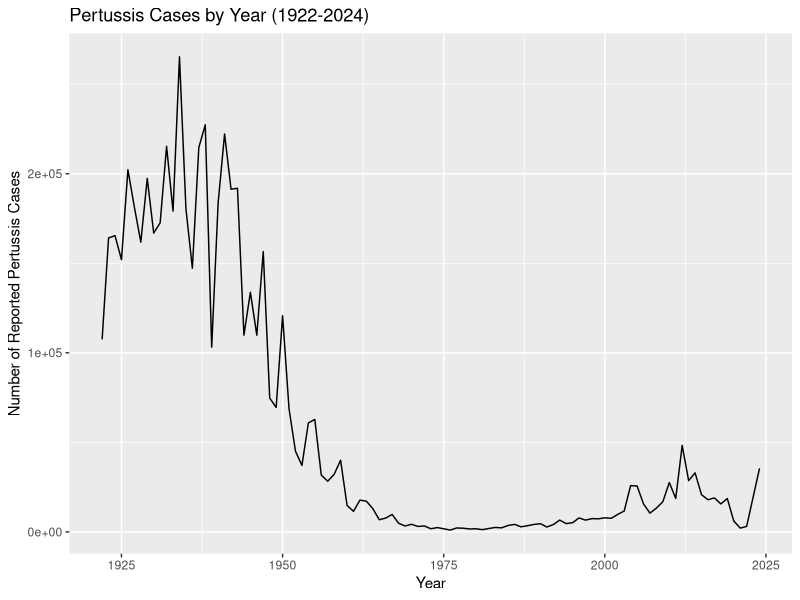
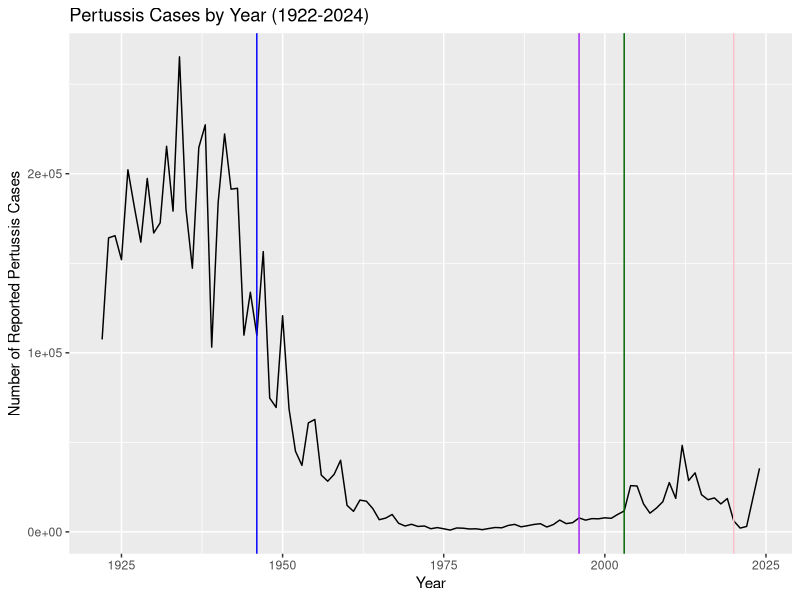

Write the R code that produced these figures, in order. (Note: this script raises an error after producing the figures.)
## ---- chunk 1
cdc <- data.frame(
  year = c(1922L,1923L,1924L,1925L,
           1926L,1927L,1928L,1929L,1930L,1931L,
           1932L,1933L,1934L,1935L,1936L,
           1937L,1938L,1939L,1940L,1941L,1942L,
           1943L,1944L,1945L,1946L,1947L,
           1948L,1949L,1950L,1951L,1952L,
           1953L,1954L,1955L,1956L,1957L,1958L,
           1959L,1960L,1961L,1962L,1963L,
           1964L,1965L,1966L,1967L,1968L,1969L,
           1970L,1971L,1972L,1973L,1974L,
           1975L,1976L,1977L,1978L,1979L,1980L,
           1981L,1982L,1983L,1984L,1985L,
           1986L,1987L,1988L,1989L,1990L,
           1991L,1992L,1993L,1994L,1995L,1996L,
           1997L,1998L,1999L,2000L,2001L,
           2002L,2003L,2004L,2005L,2006L,2007L,
           2008L,2009L,2010L,2011L,2012L,
           2013L,2014L,2015L,2016L,2017L,2018L,
           2019L,2020L,2021L,2022L, 2024L),
  cases = c(107473,164191,165418,152003,
                                   202210,181411,161799,197371,
                                   166914,172559,215343,179135,265269,
                                   180518,147237,214652,227319,103188,
                                   183866,222202,191383,191890,109873,
                                   133792,109860,156517,74715,69479,
                                   120718,68687,45030,37129,60886,
                                   62786,31732,28295,32148,40005,
                                   14809,11468,17749,17135,13005,6799,
                                   7717,9718,4810,3285,4249,3036,
                                   3287,1759,2402,1738,1010,2177,2063,
                                   1623,1730,1248,1895,2463,2276,
                                   3589,4195,2823,3450,4157,4570,
                                   2719,4083,6586,4617,5137,7796,6564,
                                   7405,7298,7867,7580,9771,11647,
                                   25827,25616,15632,10454,13278,
                                   16858,27550,18719,48277,28639,32971,
                                   20762,17972,18975,15609,18617,
                                   6124,2116,3044, 35493)
)
## ---- chunk 2
head(cdc)
## ---- chunk 3
library(ggplot2)

ggplot(cdc) +
  aes(year, cases) +
  geom_line() + 
  labs(title="Pertussis Cases by Year (1922-2024)", x="Year", y="Number of Reported Pertussis Cases")
## ---- chunk 4
ggplot(cdc) +
  aes(year, cases) +
  geom_line() + 
  geom_vline(xintercept = 1946, col="blue") + 
  geom_vline(xintercept = 1996, col="purple") +
  geom_vline(xintercept=2020, col="pink") +
  geom_vline(xintercept=2003, col="darkgreen") +
  labs(title="Pertussis Cases by Year (1922-2024)", x="Year", y="Number of Reported Pertussis Cases")
## ---- chunk 5
library(jsonlite)
subject <- read_json("https://www.cmi-pb.org/api/v5_1/subject", 
                     simplifyVector = TRUE)

head(subject)

## ---- chunk 6
nrow(subject)
## ---- chunk 7
table(subject$infancy_vac)
## ---- chunk 8
table(subject$biological_sex)
## ---- chunk 9
table(subject$race, subject$biological_sex)
## ---- chunk 10
library(lubridate)
## ---- chunk 11
today()
## ---- chunk 12
today() - ymd("2000-01-01")
## ---- chunk 13
time_length(today()-ymd("2000-01-01"), "years")
## ---- chunk 14
# Use todays date to calculate age in days
subject$age <- today() - ymd(subject$year_of_birth)
subject$age
## ---- chunk 15
library(dplyr)

#aP
ap <- subject %>% filter(infancy_vac == "aP")

round(summary( time_length( ap$age, "years" ) ) )
## ---- chunk 16
# wP
wp <- subject %>% filter(infancy_vac == "wP")
round( summary( time_length( wp$age, "years" ) ) )
## ---- chunk 17
int <- ymd(subject$date_of_boost) - ymd(subject$year_of_birth)
age_at_boost <- time_length(int, "year")
head(age_at_boost)
## ---- chunk 18
ggplot(subject) +
  aes(time_length(age, "year"),
      fill=as.factor(infancy_vac)) +
  geom_histogram(show.legend=FALSE) +
  facet_wrap(vars(infancy_vac), nrow=2) +
  xlab("Age in years")
## ---- chunk 19
x <- t.test(time_length( wp$age, "years" ),
       time_length( ap$age, "years" ))

x$p.value
## ---- chunk 20
specimen <- read_json("https://www.cmi-pb.org/api/v5_1/specimen",
                       simplifyVector=T)
ab_data <- read_json("https://www.cmi-pb.org/api/v5_1/plasma_ab_titer", 
                       simplifyVector=T)
## ---- chunk 21
head(specimen)
## ---- chunk 22
head(ab_data)
## ---- chunk 23
library(dplyr)

meta <-  inner_join(subject, specimen)
head(meta)
## ---- chunk 24
dim(subject)
dim(specimen)
## ---- chunk 25
dim(meta)
## ---- chunk 26
abdata <- inner_join(meta, ab_data)
head(abdata)
## ---- chunk 27
length(abdata$isotype)
## ---- chunk 28
table(abdata$isotype)
## ---- chunk 29
table(abdata$dataset)
## ---- chunk 30
table(abdata$antigen)
## ---- chunk 31
ggplot(abdata) + 
  aes(MFI, antigen) + 
  geom_boxplot()
## ---- chunk 32
ggplot(abdata) + 
  aes(MFI_normalised, antigen) + 
  geom_boxplot()
## ---- chunk 33
ggplot(abdata) + 
  aes(MFI_normalised, antigen, col=infancy_vac) + 
  geom_boxplot()
## ---- chunk 34
ggplot(abdata) + 
  aes(MFI_normalised, antigen) + 
  geom_boxplot() + 
  facet_wrap(~infancy_vac)
## ---- chunk 35
igg <- abdata %>% filter(isotype == "IgG")
head(igg)
## ---- chunk 36
ggplot(igg) + 
  aes(MFI_normalised, antigen, col=infancy_vac) + 
  geom_boxplot()
## ---- chunk 37
ggplot(igg) +
  aes(MFI_normalised, antigen) +
  geom_boxplot() + 
    xlim(0,75) +
  facet_wrap(vars(visit), nrow=2)
## ---- chunk 38
## Filter to include 2021 data only
abdata.21 <- abdata %>% filter(dataset == "2021_dataset")

## Filter to look at IgG PT data only
pt.igg <- abdata.21 %>% 
  filter(isotype == "IgG",  antigen == "PT") 
  
## Plot and color by infancy_vac (wP vs aP)
ggplot(pt.igg) +
    aes(x=planned_day_relative_to_boost,
        y=MFI_normalised,
        col=infancy_vac,
        group=subject_id) +
    geom_point() +
    geom_line() +
    geom_vline(xintercept=0, linetype="dashed") +
    geom_vline(xintercept=14, linetype="dashed") +
  labs(title="2021 dataset IgG PT",
       subtitle = "Dashed lines indicate day 0 (pre-boost) and 14 (apparent peak levels)")
